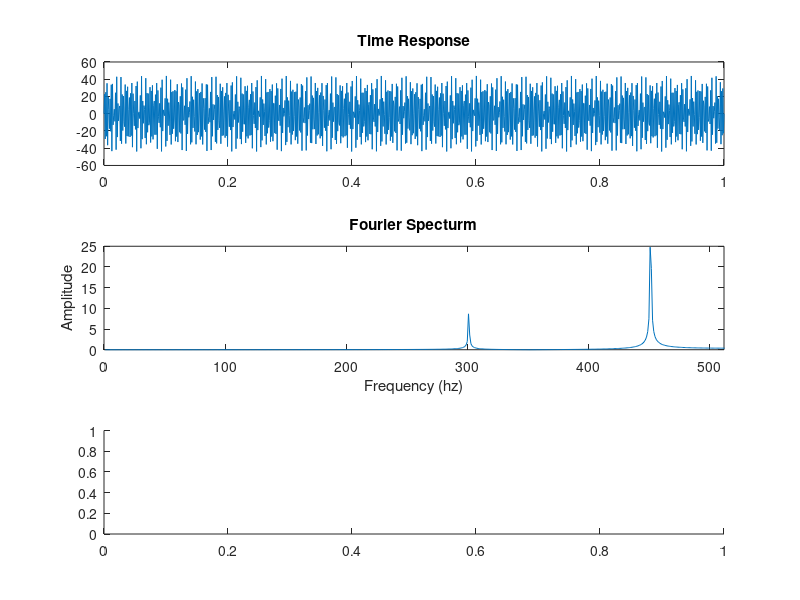

Source code (MATLAB): (Note: this script raises an error after producing the figure.)
%Time invarient singal of frequency 300hz and 450hz
close all; clc; clear;
observe_time = 1;
sample_freq = 1024;
n_sample_pt = observe_time * sample_freq + 1;
time_line = linspace(0, 1, n_sample_pt);
dt = 1/sample_freq;
f1 = 300;
f2 = 450;
a1 = 10;
a2 = 35;

signal = zeros([n_sample_pt, 1]);
for i = 1:n_sample_pt
    t = dt*(i-1);
    signal(i) = a1 * sin(2*pi*f1*t) + a2 * sin(2*pi*f2*t);
end

figure;
subplot(3, 1, 1);
plot(time_line, signal);
title("Time Response");

subplot(3, 1, 2);
plot(abs(2*fft(signal)/n_sample_pt));
xlim([0, 512]);
title("Fourier Specturm");
ylabel("Amplitude")
xlabel("Frequency (hz)");

subplot(3, 1, 3);
spectrogram(signal, hann(8), [], [], sample_freq, "yaxis"); %not giving argument noverlap and f
title("Spectrogram")
ylabel("Frequency")
xlabel("Time (ms)")


